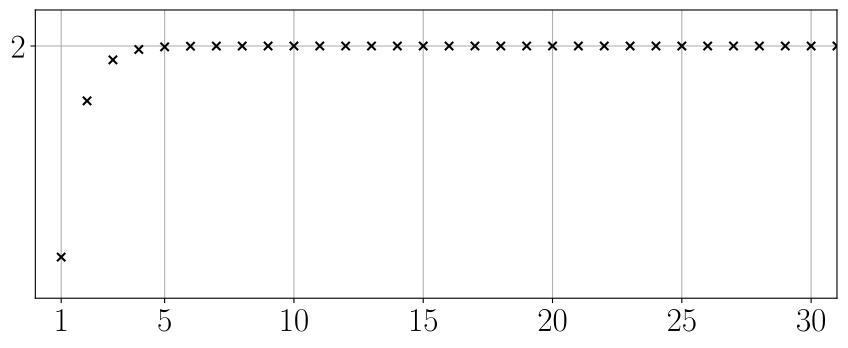

Reproduce this figure in Python.
import numpy as np, matplotlib.pyplot as plt
from matplotlib import rcParams
from pathlib import Path

rcParams['font.size'] = 24
rcParams['text.usetex'] = True

fig = plt.figure(figsize=(9,4))
ax = fig.add_subplot()

n = np.arange(1, 33)
a_n = [np.sqrt(2)]
for _ in range(31):
    a_n.append(np.sqrt(2 + a_n[-1]))

ax.grid()
ax.set_axisbelow(True)
ax.scatter(n, a_n, color='black', marker='x')

ax.set_xlim(0, 31)
ax.set_ylim(1.3, 2.1)
ax.set_xticks(ticks=[1, 5, 10, 15, 20, 25, 30])
ax.set_yticks(ticks=[2])

plt.tight_layout()

plt.savefig(Path(__file__).with_suffix('.pdf'), format="pdf", bbox_inches="tight")
#plt.show()
